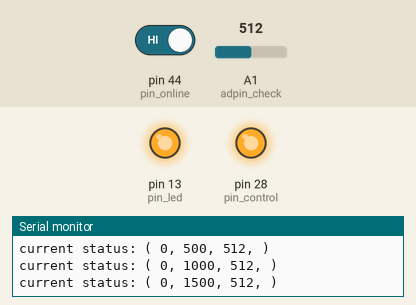
A sketch run on a simulated Arduino Mega 2560, built with avr-gcc and run on an emulated ATmega2560. Shown: output pins drawn as LEDs (lit = HIGH), the last lines printed to the serial monitor. The test bench sets the inputs (shaded band); at power-on: pin 44 (pin_online) HIGH, A1 (adpin_check) = 512.

Above: at 1.8 s.
1.9 s: pin 44 (pin_online) driven LOW
At 3.2 s:
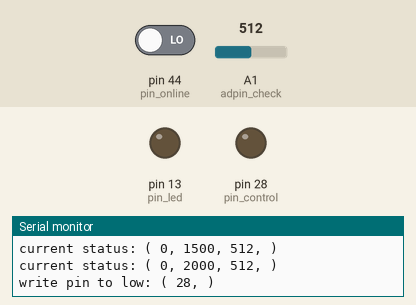
5.0 s: pin 44 (pin_online) driven HIGH
At 5.15 s:
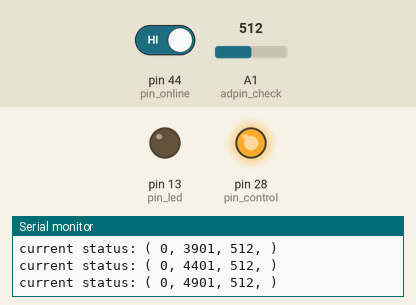
8.1 s: pin 44 (pin_online) driven LOW
At 10.4 s:
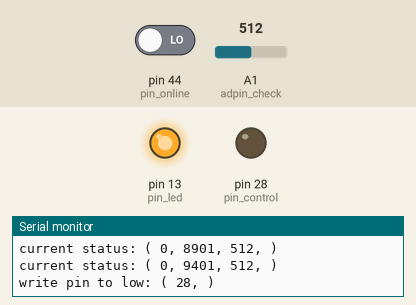
Timing chart, 0 to 17.2 s (numbered marks = the images above; inputs shaded):
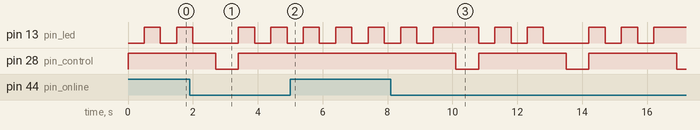

Measured:
- after the input at 1.9 s, pin 28 (pin_control): HIGH → LOW after 0.80 s, → HIGH 0.70 s later
- after the input at 5.0 s, pin 28 (pin_control): stays HIGH (without the input it goes to LOW after 1.1 s)
- after the input at 8.1 s, pin 28 (pin_control): alternates HIGH for 2.7 s and LOW for 0.70 s, starting after 2.0 s

The sketch:

main.ino
```cpp
#include <ArduinoJson.h>
#include "pt.h"
#include <QueueList.h>
#include "Timer.h"

#define SerialCom Serial1
#define SerialDbg Serial

const char VERSION[]="1.0.0";

const int NUM_THREAD = 3;
const int TIMEOUT_ACK = 300;

volatile static int flag_thread = 0;
static struct pt pt0, pt1, pt2;
volatile static boolean need_init0, need_init1, need_init2;
static Timer timer;

const int pin_led = 13;
volatile static boolean twinkling = true;

const int pin_online = 44;
const int pin_control = 28;
const int adpin_check = 1;
volatile static int status = 0; //0: no device, 1: turned on, 2: turned off
const int button_interval = 700;  //millisecond
volatile static float time_status_start;

const int NUMBER_NONE = -9999999;
void WriteSerialDebug(char* p, int num1=NUMBER_NONE, int num2= NUMBER_NONE, int num3=NUMBER_NONE, int num4 = NUMBER_NONE)
{
  String stringOne = p;
  stringOne += "( ";
  if (num1 != NUMBER_NONE){
    stringOne += num1;
    stringOne += ", ";
  }
  if (num2 != NUMBER_NONE){
    stringOne += num2;
    stringOne += ", ";
  }
  if (num3 != NUMBER_NONE){
    stringOne += num3;
    stringOne += ", ";
  }
  if (num4 != NUMBER_NONE){
    stringOne += num4;
    stringOne += ", ";
  }
  stringOne += ")\r\n";
  char charBuf[500];
  stringOne.toCharArray(charBuf, 499);
  SerialDbg.write(charBuf);
}

void setup()
{
  SerialCom.begin(9600,SERIAL_8N1 );
  SerialDbg.begin(9600);

  pinMode(pin_online, INPUT_PULLUP);
  pinMode(pin_control, OUTPUT);
  digitalWrite(pin_control, HIGH);
  pinMode(pin_led, OUTPUT);
  timer.every(500, Twinkle);
  PT_INIT(&pt0);
  PT_INIT(&pt1);
  PT_INIT(&pt2);

  initiate();
  WriteSerialDebug("setup() is called .......");
}

static void initiate()
{
  status = 0;
  time_status_start = millis();
  need_init0 = true;
  need_init1 = true;
  need_init2 = true;
}

static int thread2_Reserved(struct pt *pt)
{
  PT_BEGIN(pt);

  while(true) {
    need_init2 = false;

    PT_WAIT_UNTIL(pt, flag_thread == 2);


    //do something here

    flag_thread = (flag_thread+1)%NUM_THREAD;
  }
  PT_END(pt);
}

static void click_control()
{
    digitalWrite(pin_control, LOW);
    WriteSerialDebug("write pin to low: ", pin_control);
    delay(button_interval);
    digitalWrite(pin_control, HIGH);
    WriteSerialDebug("write pin to high: ", pin_control);
}

static void set_status(int new_status)
{
    status = new_status;
    time_status_start = millis();
}

static int read_online()
{
    float time_start = millis();
    while((unsigned long)(millis() - time_start ) < 700)
    {
        if(digitalRead(pin_online)==HIGH){
            return HIGH;
        }
    }
    return LOW;
}


static void method1_trace_check()
{
    digitalWrite(pin_control, HIGH);
    if ( read_online() == HIGH && status!=0){
       set_status(0);
    }

    int v_online, v_check;
    float time_now;
    switch(status){
    case 0:
         v_online = read_online();
         if ( v_online == LOW){
            click_control();
            set_status(1);

         }
         else
         {

            /* no need, because the light will turn off automatically

            if (analogRead(adpin_check) > 200)
            {
                click_control(); //turn off the light if there is no device
                delay(1000);
            }
            */
         }
         break;
    case 1:
         if ((unsigned long)(millis() - time_status_start) > 3000)
         {
             v_check = analogRead(adpin_check);

             //the avarage value of 3.3v is 675
             if (v_check >= 605 && v_check <= 745){
                click_control();
                set_status(2);
             }
             else{
                WriteSerialDebug("wrong value", adpin_check,v_check);
             }
         }

         break;
    case 2:
         if ((unsigned long)(millis() - time_status_start) > 3000)
         {
             v_check = analogRead(adpin_check);

             if (v_check < 200){
                click_control();
                set_status(1);
             }
             else{
                WriteSerialDebug("wrong value", adpin_check,v_check);
             }
         }
         break;
    }

}


static void method2_no_check()
{
    digitalWrite(pin_control, HIGH);

    if ((unsigned long)(millis() - time_status_start) > 2000)
    {
        if (read_online()==LOW)
        {
            click_control();
        }
        set_status(0);
    }
}


static int thread0_Worker(struct pt *pt)
{
  PT_BEGIN(pt);
  while(true) {
    need_init0 = false;
    PT_WAIT_UNTIL(pt, flag_thread == 0);

    method2_no_check();

    flag_thread = (flag_thread+1)%NUM_THREAD;
  }
  PT_END(pt);
}

static int thread1_Updater(struct pt *pt)
{
  PT_BEGIN(pt);
  while(true) {
    need_init1 = false;
    PT_WAIT_UNTIL(pt, flag_thread == 1);
    timer.update();
    flag_thread = (flag_thread+1)%NUM_THREAD;
  }
  PT_END(pt);
}

int digital_led;
void Twinkle()
{
  if (!twinkling)	return;
  digital_led = (digital_led == LOW? HIGH:LOW);
  digitalWrite(pin_led, digital_led);

  WriteSerialDebug("current status: ", status, millis(), analogRead(adpin_check));

}

void loop()
{
  thread0_Worker(&pt0);
  thread1_Updater(&pt1);
  thread2_Reserved(&pt2);
}
```
